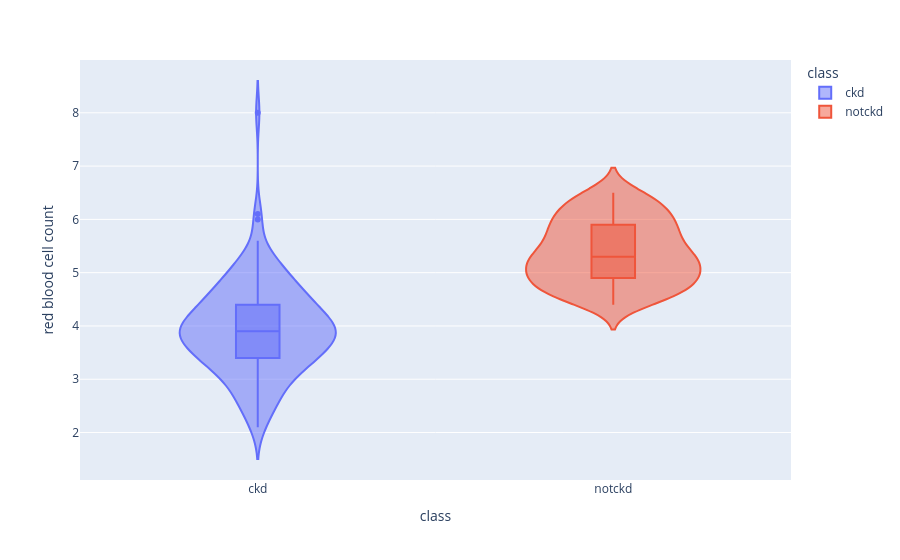

The code cell stored with this chart in its notebook:
### Markdown cell above
1.RBC count range ~2 to <4.5 and Hemoglobin between 3 to <13 are mostly classified as positive for chronic kidney  
    disease(i.e ckd).
    2.RBC count range >4.5 to ~6.1 and Hemoglobin between >13 to 17.8 are classified as negative for chronic kidney 
    disease(i.e nockd).

### Code cell
violin('red blood cell count')

### Figure 1 — Plotly figure (JSON) as saved in the notebook; plotly's stock layout.template omitted (floating-point values rounded to 4 significant figures; data arrays with more than 128 entries replaced by an {"elided": "..."} marker saying what was removed)
{"data": [{"alignmentgroup": "True", "box": {"visible": true}, "hovertemplate": "class=%{x}<br>red blood cell count=%{y}<extra></extra>", "legendgroup": "ckd", "marker": {"color": "#636efa"}, "name": "ckd", "offsetgroup": "ckd", "orientation": "v", "scalegroup": "True", "showlegend": true, "type": "violin", "x": {"elided": "250 str values"}, "x0": " ", "xaxis": "x", "y": {"elided": "250 float values"}, "y0": " ", "yaxis": "y"}, {"alignmentgroup": "True", "box": {"visible": true}, "hovertemplate": "class=%{x}<br>red blood cell count=%{y}<extra></extra>", "legendgroup": "notckd", "marker": {"color": "#EF553B"}, "name": "notckd", "offsetgroup": "notckd", "orientation": "v", "scalegroup": "True", "showlegend": true, "type": "violin", "x": {"elided": "150 str values"}, "x0": " ", "xaxis": "x", "y": {"elided": "150 float values"}, "y0": " ", "yaxis": "y"}], "layout": {"autosize": true, "legend": {"title": {"text": "class"}, "tracegroupgap": 0}, "margin": {"t": 60}, "violinmode": "overlay", "xaxis": {"anchor": "y", "autorange": true, "categoryarray": ["ckd", "notckd"], "categoryorder": "array", "domain": [0, 1], "range": [-0.5, 1.5], "title": {"text": "class"}, "type": "category"}, "yaxis": {"anchor": "x", "autorange": true, "domain": [0, 1], "range": [1.109, 8.991], "title": {"text": "red blood cell count"}, "type": "linear"}}}
